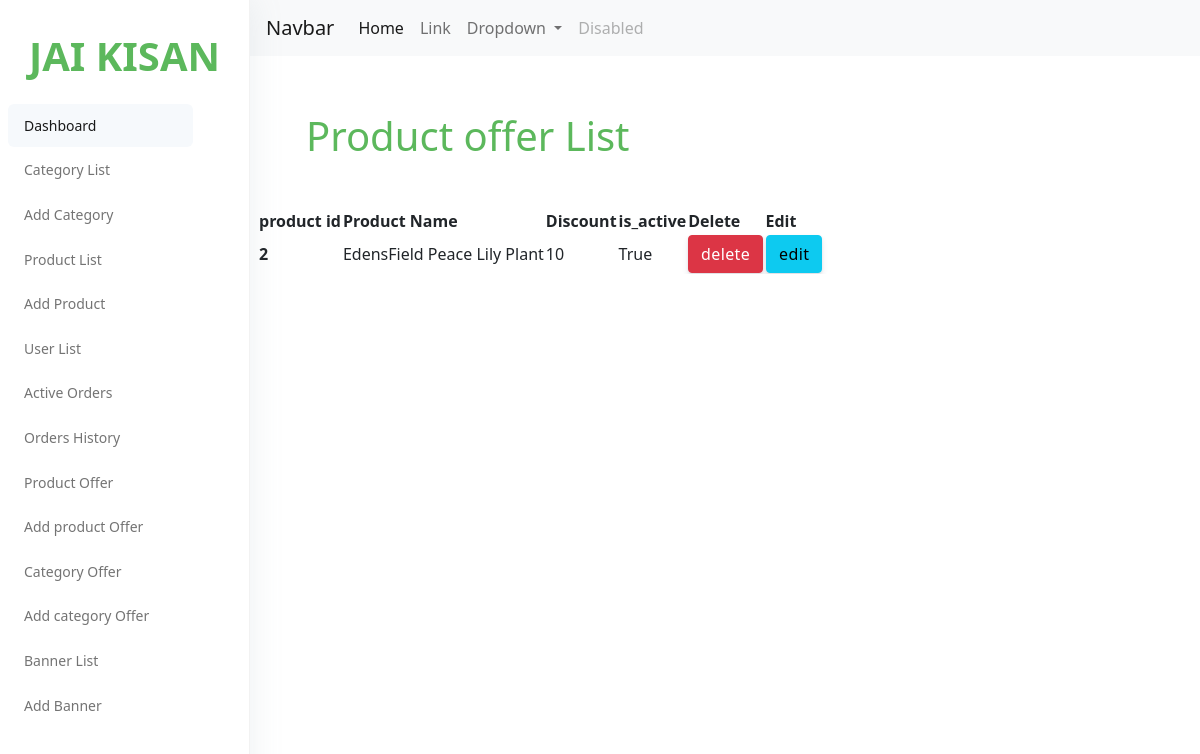
Before: /adminpanel/product_offer with the older database file.
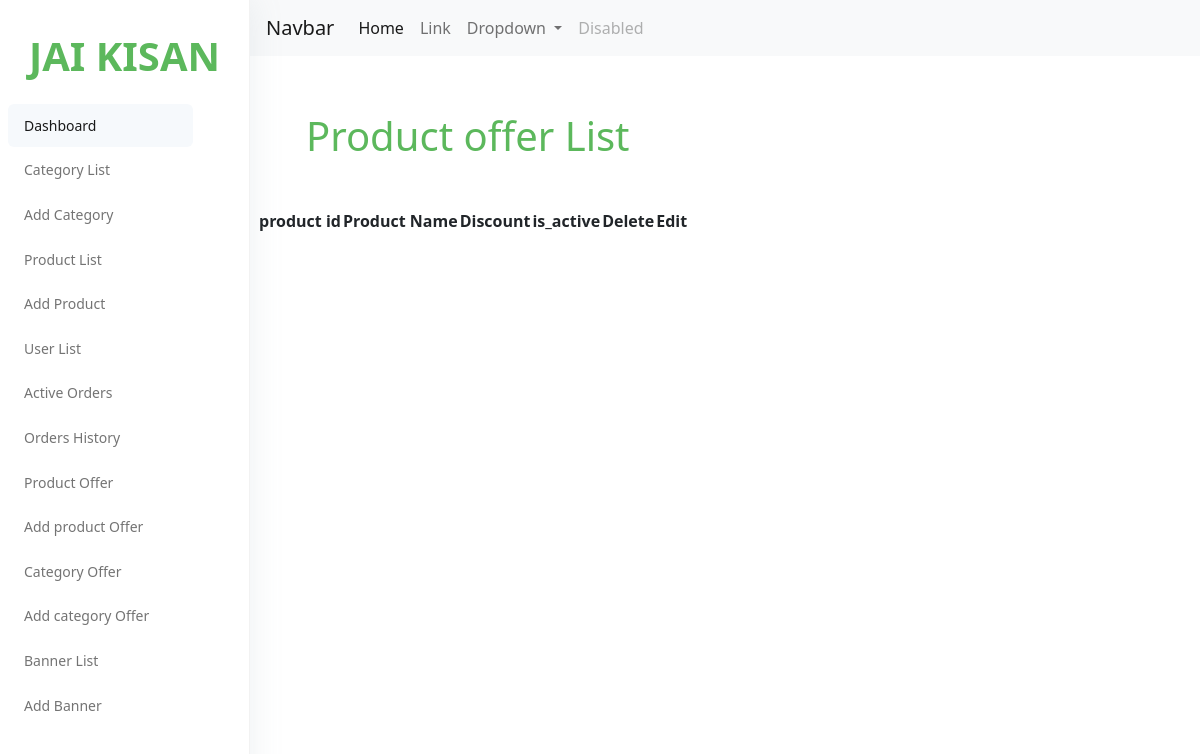
After: the same page with the newer database file.
### offer/models.py (models this page shows, shortened)
class ProductOffer(models.Model):
    product = models.OneToOneField('store.Product', on_delete=models.CASCADE)
    discount_offer = models.PositiveIntegerField(help_text='Offer in percentage')
    is_active = models.BooleanField(default=True)

### store/models.py (models this page shows, shortened)
class Product(models.Model):
    product_name  = models.CharField(max_length=200, unique=True)
    slug          = models.SlugField(max_length=200, unique=True)
    description   = models.TextField(max_length=200,blank=True)
    price         = models.IntegerField(null=True)
    tax           = models.IntegerField(null=True)
    images_one    = models.ImageField(upload_to='images/products',blank=True)
    images_two    = models.ImageField(upload_to='images/products',blank=True)
    images_three  = models.ImageField(upload_to='images/products',blank=True)
    stock         = models.IntegerField()
    is_available  = models.BooleanField(default=True)
    p_category    = models.ForeignKey(category,on_delete=models.CASCADE)
    create_date   = models.DateTimeField(auto_now_add=True)
    modified_date = models.DateTimeField(auto_now=True)

### admin_panel/views.py (the view)
# urls.py: path('product_offer',views.product_offer,name='product_offer'),
def product_offer(request):
    productoffer=ProductOffer.objects.all()
    context={
        'productoffer':productoffer,
    }
    return render(request,'adminpanel/product_offer.html',context)

### cart/context_processors.py (called while the page is built, shortened)
def counter(request):
    cart_count = 0
    if 'admin' in request.path:
        return{}
    return dict(cart_count=cart_count)

### category/context_processors.py (called while the page is built)
def menu_links(request):
    links = category.objects.all()
    return dict(links=links)

### templates/adminpanel/product_offer.html (shortened to what this page needs)
{% load static %}
{% include 'adminpanel/nav.html' %}
<!DOCTYPE html>
<html lang="en">
<head>
    <link rel="stylesheet" href="https://cdn.jsdelivr.net/npm/bootstrap@5.0.0-beta1/dist/css/bootstrap.min.css">
    <link rel="stylesheet" type="text/css" href="https://cdn.datatables.net/1.11.3/css/jquery.dataTables.css">
</head>
<body>
    <div class="header ">
        <div class="align-items-">
            <div class="px-2 col-lg-12 col-7">
                <div class="table-responsive">
                    <div>
                        <h1 style="color:#5cb85c" class="m-5">Product offer List</h1>
                    </div>
                    <table id="table" class="display">
                        <thead>
                            <tr>
                                <th scope="col">product id</th>
                                <th scope="col">Product Name</th>
                                <th scope="col">Discount</th>
                                <th scope="col">is_active</th>
                                <th scope="col">Delete</th>
                                <th scope="col">Edit</th>
                            </tr>
                        </thead>
                        <tbody>
                            {% for x in productoffer %}
                            <tr>
                                <th scope="row">
                                    {{ x.id }}
                                </th>
                                <td>
                                    {{ x.product.product_name }}
                                </td>
                                <td>
                                    {{ x.discount_offer }}
                                </td>
                                <td>
                                    {{ x.is_active }}
                                </td>
                                    <td><a class="btn btn-danger" href="" onclick="deleteproductoffer('{{x.id}}')" data-bs-toggle="modal" data-bs-target="#staticBackdrop" >delete</a></td>
                                    <td><a class="btn btn-info" href="" onclick="editproductoffer('{{x.id}}')" data-bs-toggle="modal" data-bs-target="#staticBackdrop">edit</a></td>
                            </tr>
                            {% endfor %}
                        </tbody>
                    </table>
                </div>
            </div>
        </div>
    </div>
</body>
</html>

Changed rows visible on the page:
removed ProductOffer: id "2", product.product_name "EdensField Peace Lily Plant", discount_offer "10", is_active "True"
